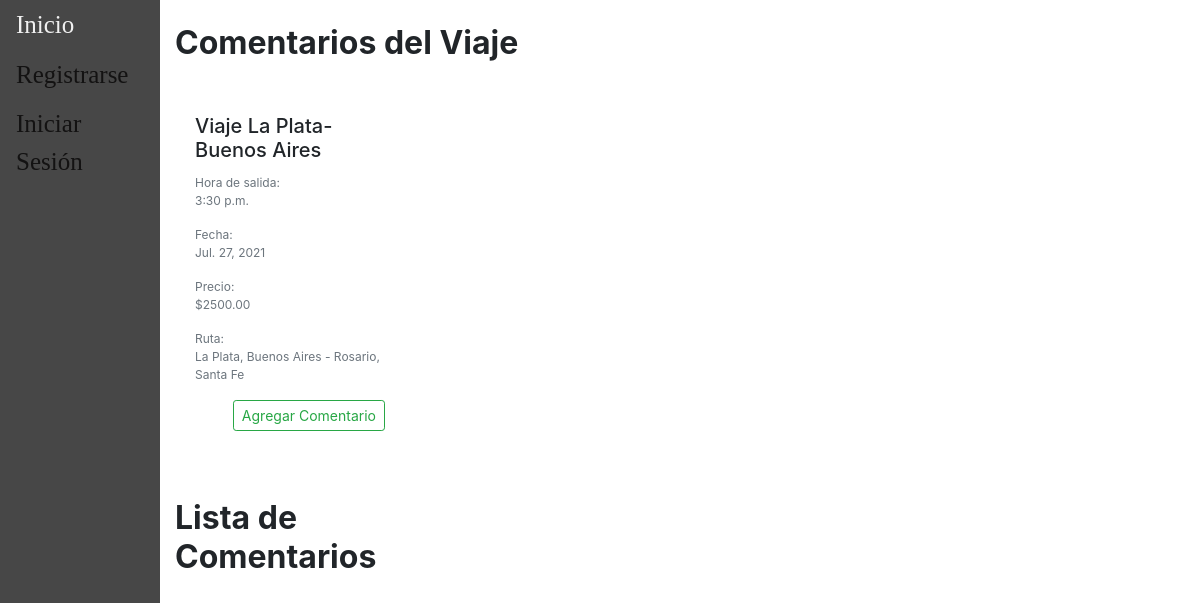
The page /accounts/comentarios/1/ on the database its author committed.
### main/models.py (models this page shows, shortened)
class Viaje(models.Model):
    descripcion = models.CharField(max_length=100)
    fecha = models.DateField(validators=[MinValueValidator(datetime.date.today())])
    hora = models.TimeField(default=None)
    ruta =  models.ForeignKey(Ruta, default=None, on_delete=models.CASCADE)
    chofer = models.ForeignKey(Chofer, default=None, on_delete=models.CASCADE)
    combi =  models.ForeignKey(Combi, default=None, on_delete=models.CASCADE)
    precio = models.DecimalField(default=None, max_digits=10, decimal_places=2, validators=[MinValueValidator(0)])
    insumo = models.ManyToManyField(Insumo,blank=True)
    pasajeros = models.ManyToManyField(Pasajero, blank=True)
    estado = models.CharField(choices={('reservado','Reservado'),('viajando','Viajando'),('finalizado','Finalizado'),('cancelado','Cancelado')},max_length=12,default='reservado')
    class Meta:
        unique_together = ('chofer', 'fecha','hora', 'ruta',)

class Ruta(models.Model):
    origen = models.ForeignKey(Lugar, default=None, on_delete=models.CASCADE, related_name='origen')
    destino = models.ForeignKey(Lugar, default=None, on_delete=models.CASCADE, related_name='destino')
    class Meta:
        unique_together = ('origen', 'destino')
    def __str__(self):
        return str(self.origen)+" - "+str(self.destino)

class Lugar(models.Model):
    localidad = models.CharField(max_length=150)
    provincia = models.CharField(max_length=100)
    class Meta:
        unique_together = ('localidad', 'provincia',)
    def __str__(self):
        return (self.localidad+", "+self.provincia)

### users/views.py (the view)
# urls.py: path('accounts/comentarios/<viaje_id>/', regviews.comentarios, name="comentario"),
def comentarios(response,viaje_id):
	if response.method == 'POST':
		form = CustomComentarioForm(response.POST)
		if form.is_valid():
			via = Viaje.objects.get(pk=viaje_id)
			comentario = Comentario(usuario=response.user,
									texto=form.cleaned_data['texto'],
									viaje=via)
			comentario.save()
			return redirect('comentario', viaje_id)
	else:
		viajes = Viaje.objects.get(pk=viaje_id)
		comentarios = CustomComentarioForm()
		return render(response, 'users/comentarios.html',{'user': response.user, 'viajes': viajes,
	 			'comentarios': comentarios })

### users/templates/users/comentarios.html (shortened to what this page needs)
{% extends "main/base.html" %}
{% block content %}
{% load crispy_forms_tags %}
<div class="container mx-auto">
    <div class="row">
      <div class="col-sm-12 col-md-12 col-lg-9 pb-4">
	    	<div class="row">
	    		<div class="col-6 my-auto">
	    			<h2 class="font-weight-bold pt-4">Comentarios del Viaje</h2>
	    		</div>
	    	</div>
	      	<br>
	      	<div class="row">
			    	<div class="col-sm-12 col-md-6 col-lg-4 pb-4">
		                <div class="h-100">
							<div class="card-body">
		                  		<h5 class="card-title">{{ viajes.descripcion }}</h5>
                          <p class="text-muted mb-0" style="font-size: 12px">Hora de salida:</p>
		                    	<p class="card-text text-muted" style="font-size:12px">{{ viajes.hora }}</p>
                          <p class="text-muted mb-0" style="font-size: 12px">Fecha:</p>
                          <p class="card-text text-muted" style="font-size:12px">{{ viajes.fecha }}</p>
                          <p class="text-muted mb-0" style="font-size: 12px">Precio:</p>
                          <p class="card-text text-muted" style="font-size:12px">${{ viajes.precio }}</p>
                          <p class="text-muted mb-0" style="font-size: 12px">Ruta:</p>
                          <p class="card-text text-muted" style="font-size:12px">{{ viajes.ruta }}</p>
                          <div class="text-right">
                            <button type="button" class="btn btn-outline-success btn-sm" data-toggle="modal" data-target="#comentarioModal">Agregar Comentario</button>
                          </div>
		                	</div>
		              	</div>
		            </div>
                <div class="col-sm-12 col-md-12 col-lg-9 pb-4">
          	    	<div class="row">
          	    		<div class="col-6 my-auto">
          	    			<h2 class="font-weight-bold pt-4">Lista de Comentarios</h2>
          	    		</div>
          	    	</div>
          	      	<br>
          	    </div>
	        </div>
	    </div>
	</div>
</div>
{% endblock %}

### rows shown on the page
Viaje: descripcion "Viaje La Plata-Buenos Aires", hora "3:30 p.m.", fecha "Jul. 27, 2021", precio "2500.00", ruta "La Plata, Buenos Aires - Rosario, Santa Fe"
